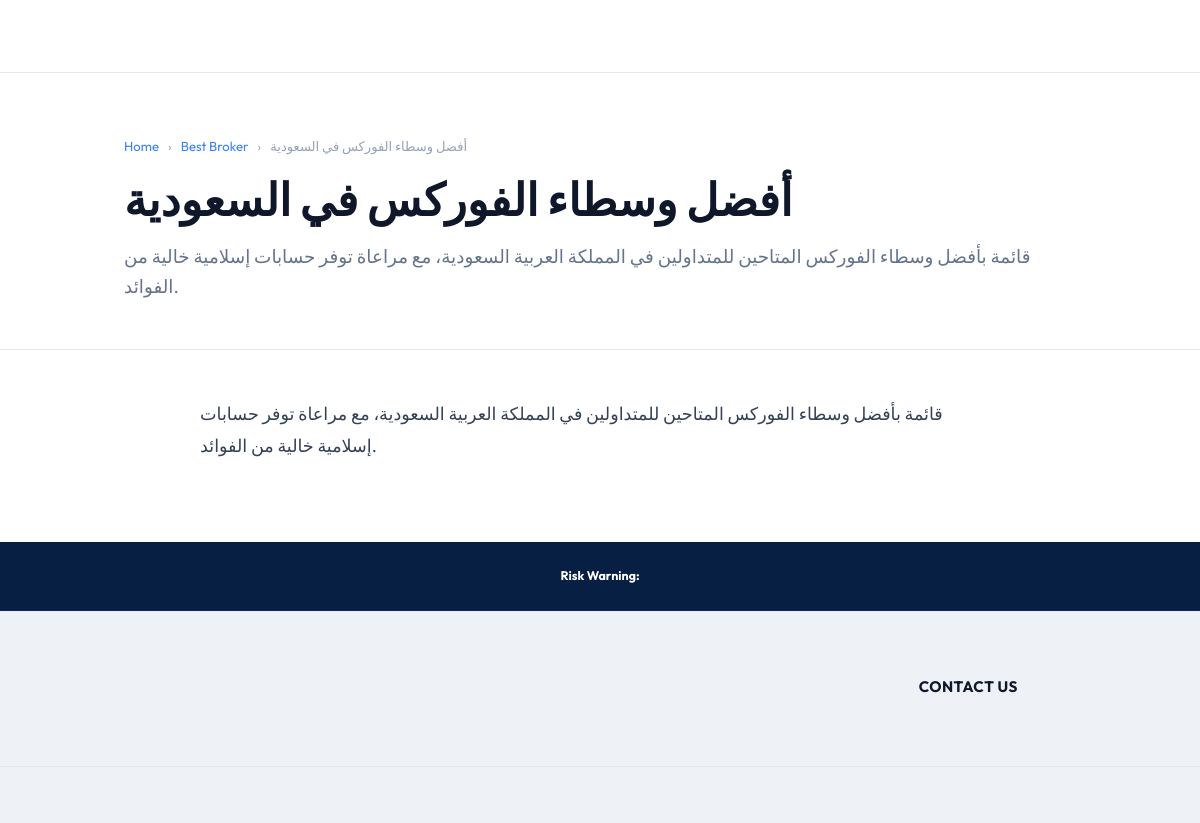
Screenshot of /best-broker/best-forex-brokers-saudi-arabia/ with the database file from the repository.
### best_brokers/models.py (models this page shows, shortened)
class BestBrokersList(models.Model):
    STATUS_CHOICES = [
        ('draft', 'Draft'),
        ('published', 'Published'),
    ]
    VISIBILITY_CHOICES = [
        ('private', 'Private'),
        ('public', 'Public'),
    ]
    title = models.CharField(max_length=255)
    slug = models.SlugField(max_length=255, unique=True)
    seo_title = models.CharField(max_length=255, blank=True)
    seo_description = models.TextField(blank=True)
    featured_image = models.ImageField(upload_to='best_brokers/', blank=True, null=True)
    featured_image_alt = models.CharField(max_length=255, blank=True)
    content = RichTextField(blank=True)
    FLAG_CHOICES = [
        ('', 'No Flag / بدون علم'),
        ('ae', 'UAE / الإمارات 🇦🇪'),
        ('sa', 'Saudi Arabia / السعودية 🇸🇦'),
        ('gb', 'United Kingdom / بريطانيا 🇬🇧'),
        ('cy', 'Cyprus / قبرص 🇨🇾'),
        ('au', 'Australia / أستراليا 🇦🇺'),
        ('kw', 'Kuwait / الكويت 🇰🇼'),
        ('bh', 'Bahrain / البحرين 🇧🇭'),
        ('qa', 'Qatar / قطر 🇶🇦'),
        ('om', 'Oman / عمان 🇴🇲'),
        ('jo', 'Jordan / الأردن 🇯🇴'),
        ('eg', 'Egypt / مصر 🇪🇬'),
        ('us', 'United States / أمريكا 🇺🇸'),
    ]
    country_flag = models.CharField(
        max_length=10,
        choices=FLAG_CHOICES,
        blank=True,
        default='',
        verbose_name="علم الدولة (Country Flag)"
    )
    status = models.CharField(max_length=20, choices=STATUS_CHOICES, default='draft')
    visibility = models.CharField(max_length=20, choices=VISIBILITY_CHOICES, default='private')
    created_at = models.DateTimeField(auto_now_add=True)
    updated_at = models.DateTimeField(auto_now=True)
    is_global = models.BooleanField(
        default=False,
        verbose_name="قائمة عالمية (Global List)",
        help_text="إذا تم تفعيلها، ستظهر هذه القائمة في شورت كود [brokers_list] في جميع الصفحات"
    )

### pages/views.py (the view)
# urls.py: path('best-broker/<slug:slug>/', BestBrokersListDetailView.as_view(), name='best_brokers_list_detail'),
class BestBrokersListDetailView(DetailView):
    model = BestBrokersList
    template_name = 'pages/best_brokers_detail.html'
    context_object_name = 'best_list'
    def get_context_data(self, **kwargs):
        context = super().get_context_data(**kwargs)
        context['page'] = self.object
        return context

### pages/templates/pages/best_brokers_detail.html (shortened to what this page needs)
{% extends 'pages/base.html' %}
{% load i18n %}
{% load shortcodes %}
{% load brokers_parser %}
{% block content %}
<div class="best-brokers-detail-header">
    <div class="best-brokers-container">
        <div class="article-breadcrumb" style="font-size:0.82rem;color:#94a3b8;margin-bottom:1rem;">
            <a href="{% url 'home' %}" style="color:#3b82f6;text-decoration:none;">Home</a>
            <span style="margin:0 0.4rem;">›</span>
            <a href="{% url 'compare_list' %}" style="color:#3b82f6;text-decoration:none;">Best Broker</a>
            <span style="margin:0 0.4rem;">›</span>
            {{ best_list.title }}
        </div>
        <h1 class="best-brokers-title">{{ best_list.title }}</h1>
        {% if best_list.seo_description %}
            <p class="best-brokers-subtitle">{{ best_list.seo_description }}</p>
        {% endif %}
    </div>
</div>
<div class="best-brokers-container" style="margin-bottom: 5rem;">
    <div class="best-brokers-content">
        {{ page|parse_best_brokers }}
    </div>
</div>
{% endblock %}

### pages/templates/pages/base.html (style rules this page uses)
:root { --primary: #0b3168; --primary-hover: #1e40af; --accent: #10b981; --bg-light: #f8fafc; --bg-white: #ffffff; --text-dark: #0f172a; --text-muted: #64748b; --border-color: #e2e8f0; --footer-bg: #eef2f6; --footer-top-bg: #071f43; --font-en: 'Outfit', sans-serif; --font-ar: 'Cairo', sans-serif; }
* { margin: 0; padding: 0; box-sizing: border-box; }
body { background-color: var(--bg-white); color: var(--text-dark); line-height: 1.5; -webkit-font-smoothing: antialiased; }
.ltr-layout body, .ltr-layout input, .ltr-layout button, .ltr-layout select, .ltr-layout textarea { font-family: var(--font-en); }

### pages/templates/pages/best_brokers_detail.html (style rules this page uses)
.best-brokers-detail-header { background: var(--bg-white); border-bottom: 1px solid var(--border-color); padding: 4rem 0 3rem 0; margin-bottom: 3rem; }
.best-brokers-container { max-width: 1000px; margin: 0 auto; padding: 0 1.5rem; }
.best-brokers-title { font-size: 2.8rem; font-weight: 800; color: var(--text-dark); line-height: 1.2; margin-bottom: 1rem; text-align: left; }
.best-brokers-subtitle { font-size: 1.15rem; color: var(--text-muted); line-height: 1.6; margin-bottom: 0; text-align: left; }
.best-brokers-content { font-size: 1.1rem; line-height: 1.8; color: #334155; max-width: 800px; margin: 0 auto; text-align: left; }
.best-brokers-content p { margin-bottom: 1.5rem; }

### rows the page displays
BestBrokersList: title "أفضل وسطاء الفوركس في السعودية", seo_description "قائمة بأفضل وسطاء الفوركس المتاحين للمتداولين في المملكة العربية السعودية، مع مراعاة توفر حسابات إسلامية خالية من الفوائد.", content "قائمة بأفضل وسطاء الفوركس المتاحين للمتداولين في المملكة العربية السعودية، مع مراعاة توفر حسابات إسلامية خالية من الفوائد."
